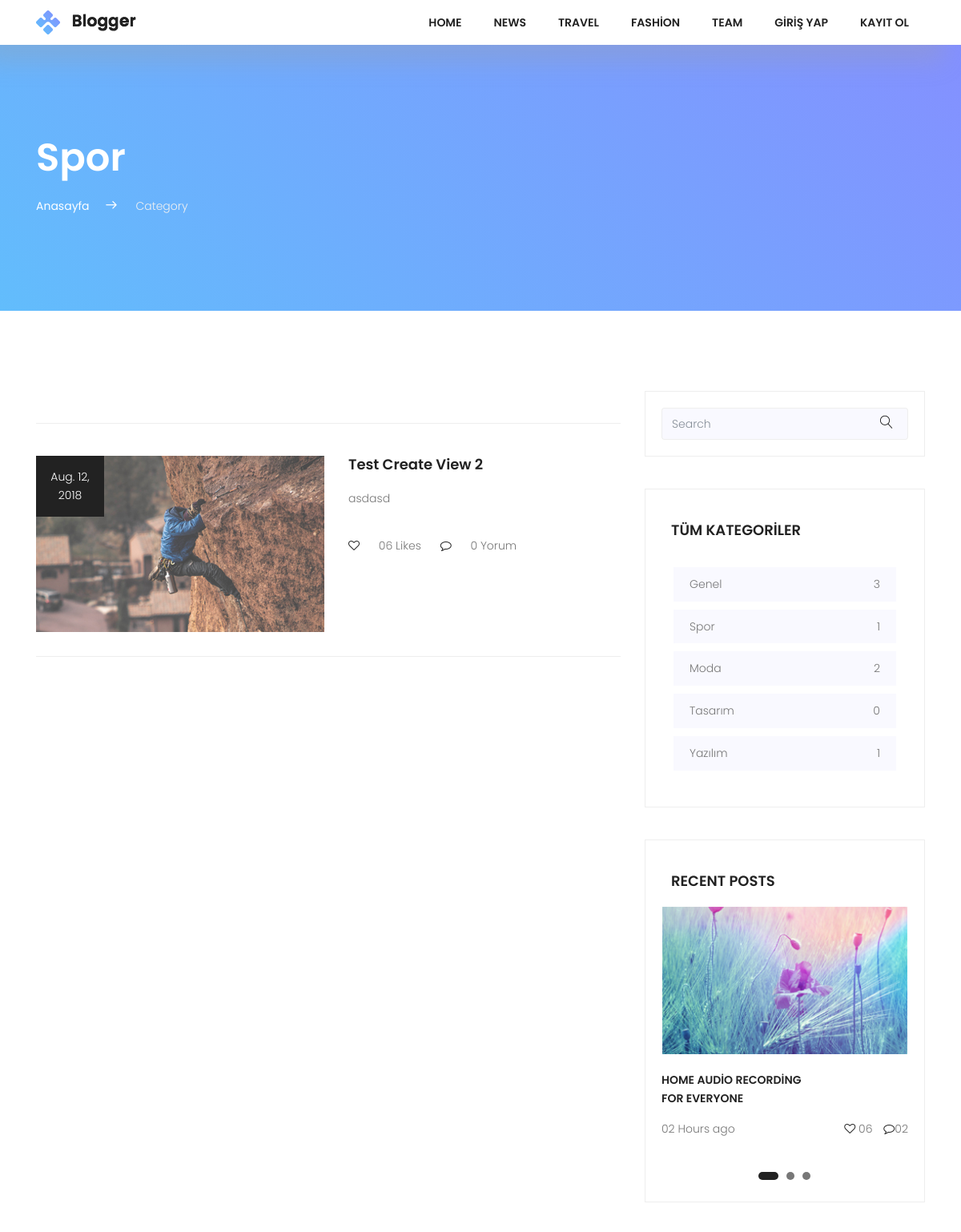
Before: /category/spor (upper part) with the older database file.
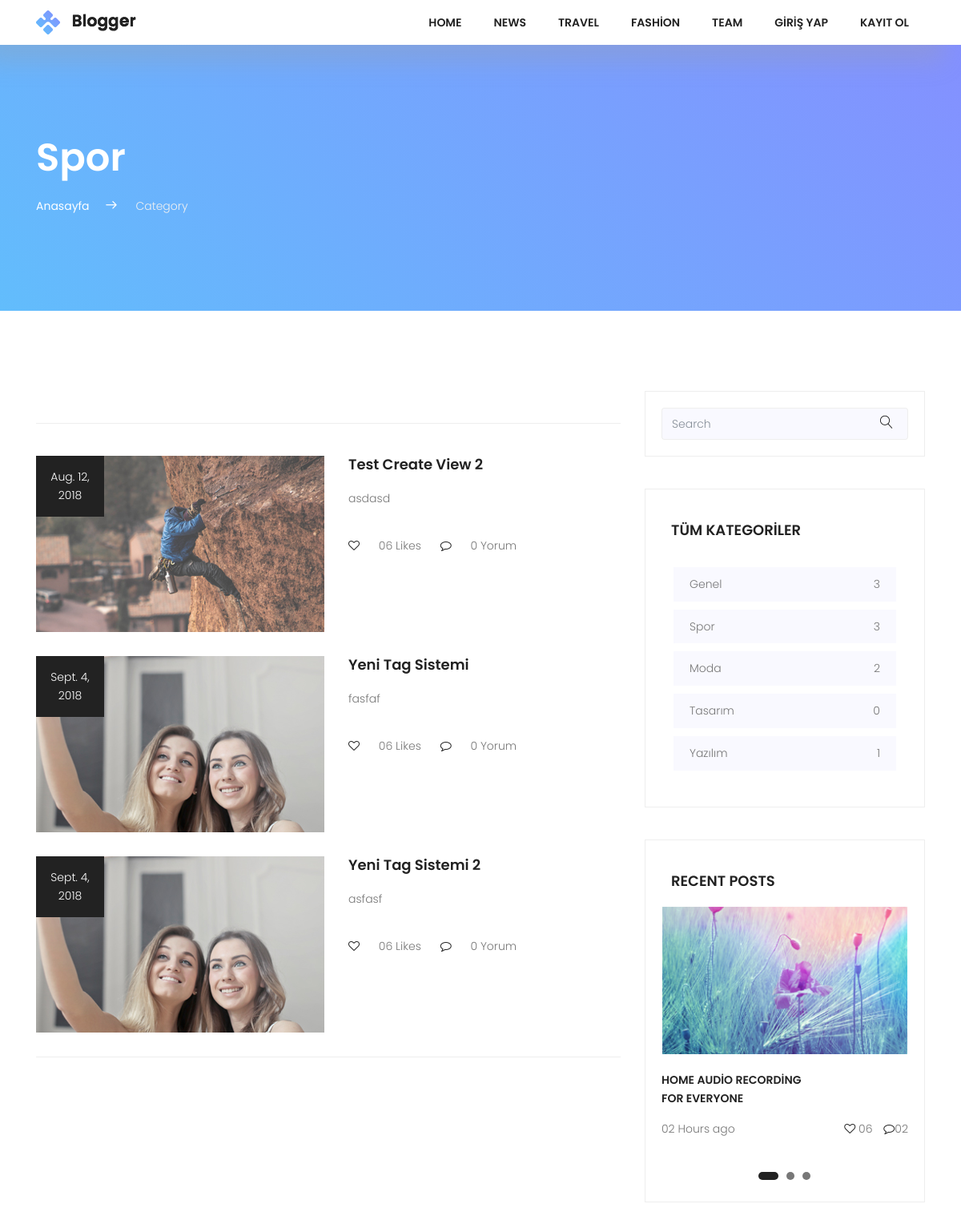
After: the same page with the newer database file.
### posts/models.py (models this page shows, shortened)
class Category(models.Model):
    title = models.CharField(max_length=150)
    slug = models.SlugField(unique=True,editable=False)
    def postCount(self):
        return self.posts.all().count()

class Post(models.Model):
    user = models.ForeignKey(settings.AUTH_USER_MODEL,on_delete=models.CASCADE,default=1)
    title = models.CharField(max_length=150)
    image = models.ImageField(upload_to='uploads/',blank=True)
    content = models.TextField()
    slug = models.SlugField(unique=True,editable=False)
    created = models.DateField(auto_now_add=True)
    updated = models.DateField(auto_now=True)
    category = models.ForeignKey(Category,on_delete=models.CASCADE,related_name="posts")
    tag = models.ManyToManyField(Tag,related_name='posts')
    def commentCount(self):
        return self.comments.all().count()

### posts/views.py (the view)
# urls.py: path('category/<slug:slug>', views.CategoryDetail.as_view(),name='category-detail'),
class CategoryDetail(DetailView):
    model = Category
    template_name = "categories/detail.html"
    context_object_name =  "category"
    def get_context_data(self, **kwargs):
        context = super(CategoryDetail,self).get_context_data(**kwargs)
        context["allCategories"] = Category.objects.all()
        return context

### posts/templates/categories/detail.html (shortened to what this page needs)
{% extends "base.html" %}
         {% block content %}
            <section class="top-section-area section-gap">
                <div class="container">
                    <div class="row justify-content-between align-items-center d-flex">
                        <div class="col-lg-8 top-left">
                            <h1 class="text-white mb-20">{{ category.title }}</h1>
                            <ul>
                                <li><a href="{% url 'index' %}">Anasayfa</a><span class="lnr lnr-arrow-right"></span></li>
                                <li><span style="color:#f1f1f1">Category</span></li>
                            </ul>
                        </div>
                    </div>
                </div>
            </section>
    <div class="post-wrapper pt-100">
        <section class="post-area">
            <div class="container">
                <div class="row justify-content-center d-flex">
                    <div class="col-lg-8">
                        <div class="post-lists">
                            {% for post in category.posts.all %}
                            <div class="single-list flex-row d-flex">
                                <div class="thumb">
                                    <div class="date">
                                       {{ post.created }}
                                    </div>
                                    <img src="{{ post.image.url }}" alt="">
                                </div>
                                <div class="detail">
                                    <a href="{% url 'single' post.slug %}"><h4 class="pb-20">{{ post.title }}</h4></a>
                                    <p>
                                      {{ post.content|truncatechars:100 }}
                                    </p>
                                    <p class="footer pt-20">
                                    <i class="fa fa-heart-o" aria-hidden="true"></i>
                                    <a href="#">06 Likes</a>     <i class="ml-20 fa fa-comment-o" aria-hidden="true"></i> <a href="#">{{ post.commentCount }} Yorum</a>
                                    </p>
                                </div>
                            </div>
                            {% endfor %}
                        </div>
                   </div>
                    <div class="col-lg-4 sidebar-area">
                        <div class="single_widget search_widget">
                            <div id="imaginary_container">
                                <div class="input-group stylish-input-group">
                                    <input type="text" class="form-control"  placeholder="Search" >
                                    <span class="input-group-addon">
                                        <button type="submit">
                                            <span class="lnr lnr-magnifier"></span>
                                        </button>
                                    </span>
                                </div>
                            </div>
                        </div>
                        <div class="single_widget cat_widget">
                            <h4 class="text-uppercase pb-20">Tüm Kategoriler</h4>
                            <ul>
                                 {% for category in allCategories %}
                                <li>
                                    <a href="{% url 'category-detail' category.slug %}">{{ category.title }} <span>{{ category.postCount }}</span></a>
                                </li>
                                {% endfor %}
                            </ul>
                        </div>
                        <div class="single_widget recent_widget">
                            <h4 class="text-uppercase pb-20">Recent Posts</h4>
                            <div class="active-recent-carusel">
                                <div class="item">
                                    <img src="img/asset/slider.jpg" alt="">
                                    <p class="mt-20 title text-uppercase">Home Audio Recording <br>
                                    For Everyone</p>
                                    <p>02 Hours ago <span> <i class="fa fa-heart-o" aria-hidden="true"></i>
                                    06 <i class="fa fa-comment-o" aria-hidden="true"></i>02</span></p>
                                </div>
                            </div>
                        </div>
                    </div>
                </div>
            </div>
        </section>
    </div>
         {% endblock %}

### posts/templates/base.html (shortened to what this page needs)
{% load static %}
	<!DOCTYPE html>
	<html lang="tr" class="no-js">
	<head>
			<link rel="stylesheet" href="{% static "css/linearicons.css" %}">
			<link rel="stylesheet" href="{% static "css/font-awesome.min.css" %}">
			<link rel="stylesheet" href="{% static "css/bootstrap.css" %}">
			<link rel="stylesheet" href="{% static "css/owl.carousel.css" %}">
			<link rel="stylesheet" href="{% static "css/main.css" %}">
		</head>
		<body>
			<header class="default-header">
				<nav class="navbar navbar-expand-lg navbar-light">
					<div class="container">
						  <a class="navbar-brand" href="/">
						  	<img src="{% static "img/logo.png" %}" alt="">
						  </a>
						  <div class="collapse navbar-collapse justify-content-end align-items-center" id="navbarSupportedContent">
						    <ul class="navbar-nav">
								<li><a href="#home">Home</a></li>
								<li><a href="#news">News</a></li>
								<li><a href="#travel">Travel</a></li>
								<li><a href="#fashion">fashion</a></li>
								<li><a href="#team">team</a></li>
								{% if user.is_authenticated %}
							    <li class="dropdown">
							      <a class="dropdown-toggle" href="#" id="navbardrop" data-toggle="dropdown">
							        {{ user.username }}
							      </a>
							      <div class="dropdown-menu">
							        <a class="dropdown-item" href="single.html">Profilim</a>
							        <a class="dropdown-item" href="{% url 'createPost' %}">Yazı Ekle</a>
							        <a class="dropdown-item" href="search.html">Ayarlar</a>
							        <a class="dropdown-item" href="{% url 'logout' %}">Çıkış Yap</a>
							      </div>
							    </li>
								{% else %}
								<li><a href="{% url 'login' %}">Giriş Yap</a></li>
								<li><a href="/register">Kayıt Ol</a></li>
								{% endif %}
						    </ul>
						  </div>
					</div>
				</nav>
			</header>
            {% block content %}
            {% endblock %}
		</body>
	</html>

### static/css/main.css (style rules this page uses)
body { color:#777;font-family:"Poppins",sans-serif;font-size:14px;font-weight:300;line-height:1.625em;position:relative }
ol,ul { margin:0;padding:0;list-style:none }
a { -webkit-transition:all 0.3s ease 0s;-moz-transition:all 0.3s ease 0s;-o-transition:all 0.3s ease 0s;transition:all 0.3s ease 0s }
a,a:focus,a:hover { text-decoration:none;outline:0 }
h1,h2,h3,h4,h5,h6 { font-family:"Poppins",sans-serif;color:#222;line-height:1.2em !important;margin-bottom:0;margin-top:0;font-weight:600 }
h1,.h1 { font-size:36px }
h4,.h4 { font-size:18px }
.mt-20 { margin-top:20px }
.ml-20 { margin-left:20px }
.mb-20 { margin-bottom:20px }
.pt-20 { padding-top:20px }
.pt-100 { padding-top:100px }
.pb-20 { padding-bottom:20px }
.text-white { color:#fff }
b,i,sup,sub,u,del { color:#69B4FD }
h1 { font-size:36px }
h4 { font-size:18px }
h1,h2,h3,h4,h5,h6 { line-height:1.5em }
body { position:relative }
.default-header { position:absolute;top:0;left:0;width:100%;z-index:9 }
.navbar-nav a { text-transform:uppercase;font-weight:600;color:#222;padding:20px }
i { color:#222 }
.section-gap { padding:120px 0 }
.p1-gradient-bg,.primary-btn,.footer-social a:hover,.single-footer-widget .bb-btn,.generic-banner,.tags ul a:hover,.overlay,.about_widget button:hover,.tag_widget ul li a:hover,.top-section-area { background-image:-moz-linear-gradient(45deg, #62bdfc 0%, #8490ff 100%);background-image:-webkit-linear-gradient(45deg, #62bdfc 0%, #8490ff 100%);background-image:-ms-linear-gradient(45deg, #62bdfc 0%, #8490ff 100%) }
.default-header { background-color:#fff;width:100% !important;box-shadow:-21.213px 21.213px 30px 0px rgba(158,158,158,0.3) }
.search_widget .stylish-input-group .form-control,.top-section-area .stylish-input-group .form-control { border-right:0;box-shadow:0 0 0;border-color:#eee;background-color:#f9f9ff }
.search_widget .input-group-addon,.top-section-area .input-group-addon { background-color:#f9f9ff !important;border-color:#eee }
.search_widget .stylish-input-group button,.top-section-area .stylish-input-group button { border:0;background:transparent }
.search_widget input,.top-section-area input { font-size:14px }
.single_widget { border:1px solid #eee;padding:20px;margin-bottom:40px }
.cat_widget h4 { padding-top:20px;margin-left:12px }
.cat_widget ul { padding:15px }
.cat_widget ul li { background-color:#f9f9ff;padding:10px 20px;margin-bottom:10px;-webkit-transition:all 0.3s ease 0s;-moz-transition:all 0.3s ease 0s;-o-transition:all 0.3s ease 0s;transition:all 0.3s ease 0s }
.cat_widget ul li span { float:right }
.cat_widget ul li a { color:#777 }
.recent_widget h4 { padding-top:20px;margin-left:12px }
.recent_widget .title { font-weight:600;color:#222 }
.recent_widget p i { margin-left:10px }
.recent_widget p span { float:right }
.sidebar-area { padding-bottom:80px }
.top-left h1 { font-size:48px }
.top-left ul { text-align:left }
.top-left ul li { display:inline-block }
.top-left ul li a { font-size:14px;font-weight:400;color:#fff }
.top-left ul li .lnr { color:#fff;font-weight:900;margin:0px 20px }
.post-lists { margin-top:40px;border-top:1px solid #eee;border-bottom:1px solid #eee;padding-top:40px }
.single-list { padding-bottom:30px }
.single-list .date { position:absolute;font-size:14px;padding:15px;width:85px;background-color:#222;text-align:center;color:#fff }
.single-list .detail { margin-left:30px }
.single-list h4 { -webkit-transition:all 0.3s ease 0s;-moz-transition:all 0.3s ease 0s;-o-transition:all 0.3s ease 0s;transition:all 0.3s ease 0s }
.single-list .footer i { margin-right:20px }
.single-list .footer .ml-20 { margin-left:20px }
.single-list .footer a { color:#777 }

Changed rows visible on the page:
computed for Category "Spor": postCount "1" → "3"
added Post: created "Sept. 4, 2018", image (picture), title "Yeni Tag Sistemi", content "fasfaf", commentCount "0"
added Post: created "Sept. 4, 2018", image (picture), title "Yeni Tag Sistemi 2", content "asfasf", commentCount "0"
